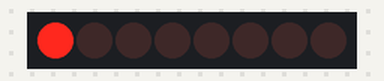
The sketch below on a simulated Arduino Uno, built with avr-gcc and run on an emulated ATmega328P. On the bench: 8 shift-register outputs drawn as a row of LEDs (first output left, lit = HIGH). Wiring (inferred from the names in the program): shift register (74HC595): data pin 11; shift clock pin 12; latch pin 8. Wiring (inferred from the signals the program sends): row of LEDs: on Q0, Q1, Q2, Q3, Q4, Q5, Q6, Q7.

Above: at 0.05 s.
At 0.45 s:
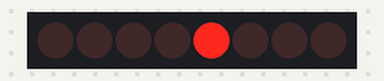
At 0.75 s:
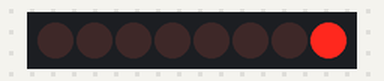
At 1.55 s:
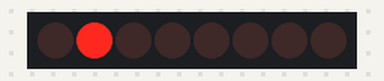
At 2.35 s:
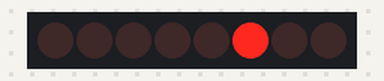
At 3.15 s:
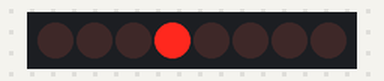
Timing chart, 0 to 3.5 s (numbered marks = the images above):
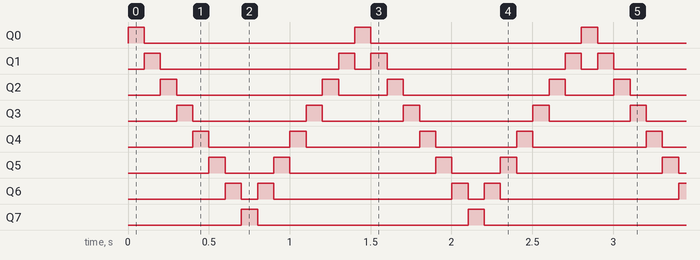

The sketch:

shift_register_pattern.ino
```cpp
/* SuperCar like pattern with a shift register.
   Note: first bit/LED is supposed to be 0 and not 7
   as in many arduino example sketches.

 Turning on the outputs of a 74HC595 using an array

 Hardware:
 * 74HC595 shift register
 * LEDs attached to each of the outputs of the shift register
 */

int clockPin = 12; //IC Pin 11, Yellow Jumper
int dataPin = 11; //IC Pin 14, Blue Jumper
int latchPin = 8; //IC Pin 12, Green Jumper

byte patterns[30] = {
  B00000001, 100,
  B00000010, 100,
  B00000100, 100,
  B00001000, 100,
  B00010000, 100,
  B00100000, 100,
  B01000000, 100,
  B10000000, 100,
  B01000000, 100,
  B00100000, 100,
  B00010000, 100,
  B00001000, 100,
  B00000100, 100,
  B00000010, 100
};

int index = 0;
int count = sizeof(patterns) / 2;

void setup() {
  pinMode(latchPin, OUTPUT);
  pinMode(clockPin, OUTPUT);
  pinMode(dataPin, OUTPUT);
}

void loop() {
  digitalWrite(latchPin, LOW);
  shiftOut(dataPin, clockPin, MSBFIRST, patterns[index * 2]);
  digitalWrite(latchPin, HIGH);
  delay(patterns[(index * 2) + 1]);
  index++;
  if (index >= count){
    index = 0;
  }
}
```

Measured:
- by itself, Q0, Q7: alternates HIGH for 0.10 s and LOW for 1.3 s
- by itself, Q1: repeats every 1.4 s: LOW 1.1 s, HIGH 0.10 s, LOW 0.10 s, HIGH 0.10 s
- by itself, Q2: repeats every 1.4 s: LOW 0.90 s, HIGH 0.10 s, LOW 0.30 s, HIGH 0.10 s
- by itself, Q3: repeats every 1.4 s: LOW 0.70 s, HIGH 0.10 s, LOW 0.50 s, HIGH 0.10 s
- by itself, Q4: repeats every 1.4 s: LOW 0.50 s, HIGH 0.10 s, LOW 0.70 s, HIGH 0.10 s
- by itself, Q5: repeats every 1.4 s: LOW 0.30 s, HIGH 0.10 s, LOW 0.90 s, HIGH 0.10 s
- by itself, Q6: repeats every 1.4 s: LOW 0.10 s, HIGH 0.10 s, LOW 1.1 s, HIGH 0.10 s
